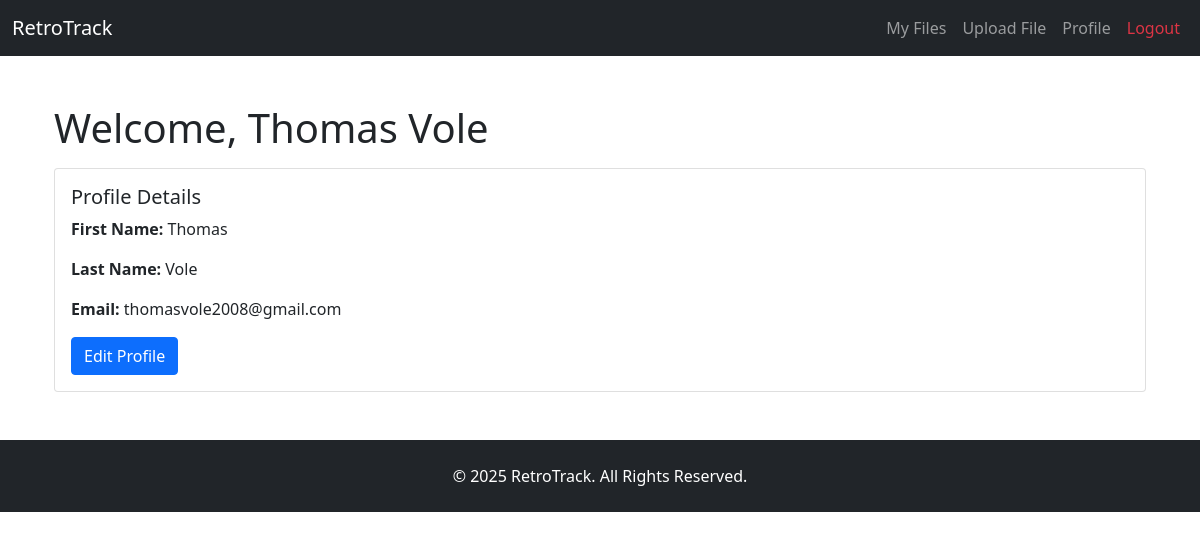
The app's page /profile (signed in) with its own data.
### app.py (models this page shows, shortened)
class User(db.Model):
    id = db.Column(db.Integer, primary_key=True)
    first_name = db.Column(db.String(100), nullable=False)
    last_name = db.Column(db.String(100), nullable=False)
    email = db.Column(db.String(120), unique=True, nullable=False)
    password = db.Column(db.String(60), nullable=False)
    files = db.relationship('File', backref='uploader', lazy=True)

### app.py (the view)
@app.route('/profile')
def profile():
    if 'user_id' not in session:
        flash('You need to log in to access your profile.', 'danger')
        return redirect(url_for('login'))
    user = User.query.get(session['user_id'])
    if not user:
        flash('User not found.', 'danger')
        return redirect(url_for('logout'))
    return render_template('profile.html', user=user)

### app.py (called while the page is built)
@app.context_processor
def inject_datetime():
    return {'now': datetime.utcnow()}

### templates/profile.html
{% extends "base.html" %}
{% block content %}
<div class="container mt-5">
    <h1>Welcome, {{ user.first_name }} {{ user.last_name }}</h1>
    <div class="card mt-3">
        <div class="card-body">
            <h5 class="card-title">Profile Details</h5>
            <p class="card-text"><strong>First Name:</strong> {{ user.first_name }}</p>
            <p class="card-text"><strong>Last Name:</strong> {{ user.last_name }}</p>
            <p class="card-text"><strong>Email:</strong> {{ user.email }}</p>
            <a href="{{ url_for('edit_profile') }}" class="btn btn-primary">Edit Profile</a>
        </div>
    </div>
</div>
{% endblock %}

### records on screen
User: first_name "Thomas", last_name "Vole", email "thomasvole2008@gmail.com"
